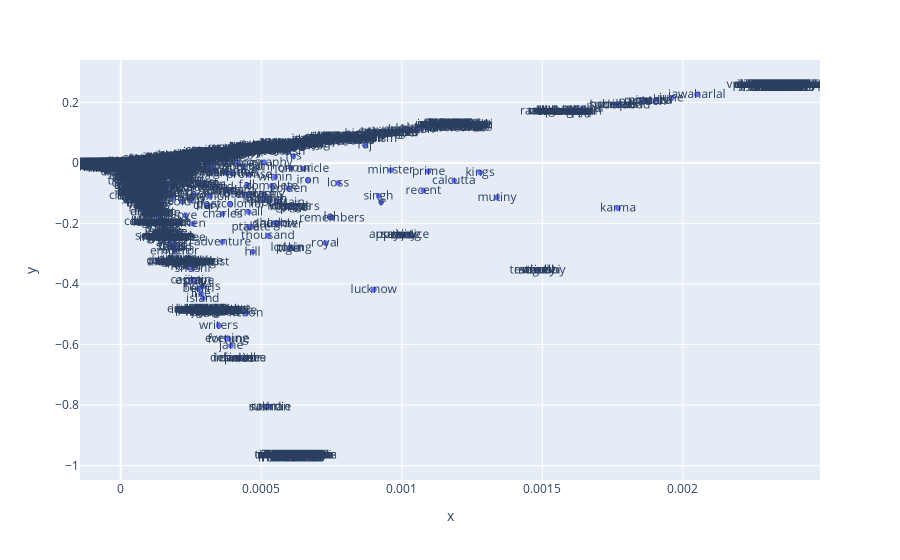

Notebook code for this chart:
### Code cell
fig = plot_term_space(norm_trunc)

with open("norm_term_space.png", "wb") as f:
	fig.write_image(f, width=1000)

### Figure 1 — Plotly figure (JSON) as saved in the notebook; plotly's stock layout.template omitted (floating-point values rounded to 4 significant figures; data arrays with more than 128 entries replaced by an {"elided": "..."} marker saying what was removed)
{"data": [{"hovertemplate": "x=%{x}<br>y=%{y}<br>text=%{text}<extra></extra>", "legendgroup": "", "marker": {"color": "#636efa", "symbol": "circle"}, "mode": "markers+text", "name": "", "showlegend": false, "text": {"elided": "10103 str values"}, "type": "scattergl", "x": {"elided": "10103 float values"}, "xaxis": "x", "y": {"elided": "10103 float values"}, "yaxis": "y"}], "layout": {"legend": {"tracegroupgap": 0}, "margin": {"t": 60}, "xaxis": {"anchor": "y", "domain": [0, 1], "title": {"text": "x"}}, "yaxis": {"anchor": "x", "domain": [0, 1], "title": {"text": "y"}}}}
